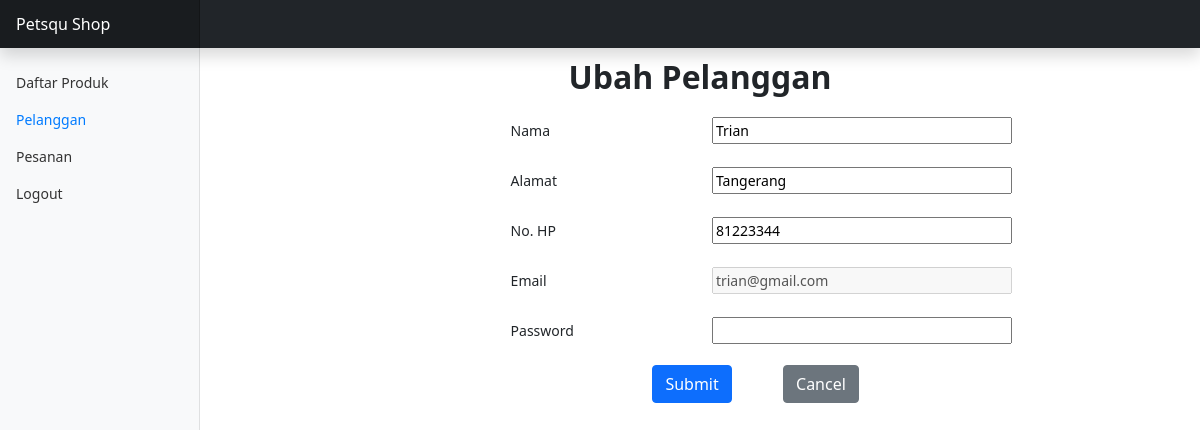
The app's page /ubah_pelanggan.php?id_pengguna=2 with its own data.
### tables this page shows
CREATE TABLE `tb_pengguna` (
  `id_pengguna` int(4) NOT NULL,
  `nama_pengguna` varchar(30) NOT NULL,
  `alamat` text NOT NULL,
  `no_hp` int(13) NOT NULL,
  `email` varchar(30) NOT NULL,
  `password` varchar(10) NOT NULL,
  `role` varchar(5) NOT NULL
);

### function.php (called while the page is built, shortened)
<?php
$conn = mysqli_connect("localhost", "root", "", "db_petsqu");
function query($query)
{
    global $conn;
    $result = mysqli_query($conn, $query);
    $rows = [];
    while ($row = mysqli_fetch_assoc($result)) {
        $rows[] = $row;
    }
    return $rows;
}

### ubah_pelanggan.php (the view, shortened to what this page needs)
<?php
include 'function.php';
$id_pengguna = $_GET["id_pengguna"];
$pengguna= query("SELECT * FROM tb_pengguna WHERE id_pengguna=$id_pengguna")[0];
?>
<!doctype html>
<html lang="en">
<head>
  <link rel="stylesheet" href="https://stackpath.bootstrapcdn.com/bootstrap/4.5.0/css/bootstrap.min.css">
  <link rel="stylesheet" type="text/css" href="https://cdn.datatables.net/1.10.21/css/dataTables.bootstrap4.min.css">
  <link href="css/bootstrap.min.css" rel="stylesheet">
  <link href="css/dashboard_admin.css" rel="stylesheet">
</head>
<body>
  <header class="navbar navbar-dark sticky-top bg-dark flex-md-nowrap p-0 shadow">
    <a class="navbar-brand col-md-3 col-lg-2 me-0 px-3" href="admin.php">Petsqu Shop</a>
  </header>
  <div class="container-fluid">
    <div class="row">
      <nav id="sidebarMenu" class="col-md-3 col-lg-2 d-md-block bg-light sidebar collapse">
        <div class="position-sticky pt-3">
          <ul class="nav flex-column">
            <li class="nav-item">
              <a class="nav-link" href="admin.php">
                Daftar Produk
              </a>
            </li>
            <li class="nav-item">
            <a class="nav-link active" aria-current="page" href="pelanggan.php">
                Pelanggan
              </a>
            </li>
            <li class="nav-item">
              <a class="nav-link" href="pesanan.php">
                Pesanan
              </a>
            </li>
            <li class="nav-item">
              <a class="nav-link" href="logout.php">
                Logout
              </a>
            </li>
          </ul>
        </div>
      </nav>
      <main class="col-md-9 ms-sm-auto col-lg-10 px-md-4">
        <h2 style="text-align: center; margin-top: 1%;"><b>Ubah Pelanggan</b></h2>
        <form action="" method="post">
          <table style="margin-left: 30%; margin-top: 1%; margin-bottom: 1%;">
            <tr style="height: 50px;">
                <td style="width: 40%;">Nama</td>
                <td>
                <input style="width: 300px;" type="text" name="nama_pengguna" value="<?=$pengguna["nama_pengguna"]?>" onkeypress="return /[a-z ]/i.test(event.key)">
                </td>
            </tr>
            <tr style="height: 50px;">
                <td >Alamat</td>
                <td>
                    <input style="width: 300px;" type="text" name="alamat" required value="<?=$pengguna["alamat"]?>" >
                </td>
            </tr>
            <tr style="height: 50px;">
                <td>No. HP</td>
                <td>
                    <input style="width: 300px;" type="number" name="no_hp" required value="<?=$pengguna["no_hp"]?>"  onkeypress="return /[0-9]/i.test(event.key)">
                </td>
            </tr>
            <tr style="height: 50px;">
                <td >Email</td>
                <td>
                    <input style="width: 300px;" type="email" name="email" placeholder="" value="<?=$pengguna["email"]?>"  disabled>
                </td>
            </tr>
            <tr style="height: 50px;">
                <td >Password</td>
                <td>
                    <input style="width: 300px;" type="password" name="password" placeholder="" required autocomplete="off">
                </td>
            </tr>
          </table>
          <button class="btn btn-primary" type="submit" style="margin-left: 45%;" name="submit">Submit</button>
          <a class="btn btn-secondary" href="pelanggan.php" style="margin-left: 5%;">Cancel</a>
        </form>
      </main>
    </div>
  </div>
</body>
</html>

### css/dashboard_admin.css (style rules this page uses)
body { font-size: .875rem; }
.sidebar { position: fixed; top: 0; bottom: 0; left: 0; z-index: 100; padding: 48px 0 0; box-shadow: inset -1px 0 0 rgba(0, 0, 0, .1); }
.sidebar .nav-link { font-weight: 500; color: #333; }
.sidebar .nav-link.active { color: #007bff; }
.navbar-brand { padding-top: .75rem; padding-bottom: .75rem; font-size: 1rem; background-color: rgba(0, 0, 0, .25); box-shadow: inset -1px 0 0 rgba(0, 0, 0, .25); }

### records on screen
tb_pengguna: nama_pengguna "Trian", alamat "Tangerang", no_hp "81223344", email "trian@gmail.com"
